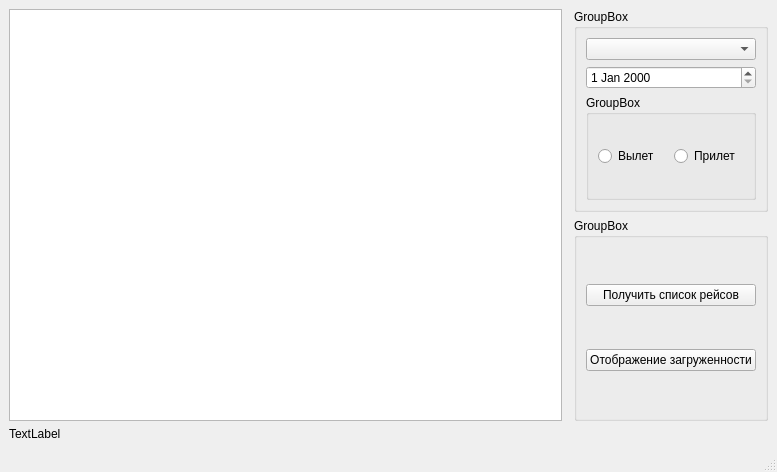
<?xml version="1.0" encoding="UTF-8"?>
<ui version="4.0">
 <class>MainWindow</class>
 <widget class="QMainWindow" name="MainWindow">
  <property name="geometry">
   <rect>
    <x>0</x>
    <y>0</y>
    <width>777</width>
    <height>472</height>
   </rect>
  </property>
  <property name="windowTitle">
   <string>MainWindow</string>
  </property>
  <widget class="QWidget" name="centralwidget">
   <layout class="QGridLayout" name="gridLayout">
    <item row="1" column="2">
     <widget class="QGroupBox" name="gb_commands">
      <property name="title">
       <string>GroupBox</string>
      </property>
      <layout class="QVBoxLayout" name="verticalLayout_2">
       <item>
        <widget class="QPushButton" name="pb_getListOfFlights">
         <property name="text">
          <string>Получить список рейсов</string>
         </property>
        </widget>
       </item>
       <item>
        <widget class="QPushButton" name="pb_getWorkload">
         <property name="text">
          <string>Отображение загруженности</string>
         </property>
        </widget>
       </item>
      </layout>
     </widget>
    </item>
    <item row="0" column="2">
     <widget class="QGroupBox" name="groupBox">
      <property name="title">
       <string>GroupBox</string>
      </property>
      <layout class="QVBoxLayout" name="verticalLayout">
       <item>
        <widget class="QComboBox" name="cb_listOfAirports"/>
       </item>
       <item>
        <widget class="QDateEdit" name="de_date"/>
       </item>
       <item>
        <widget class="QGroupBox" name="gb_direction">
         <property name="title">
          <string>GroupBox</string>
         </property>
         <layout class="QHBoxLayout" name="horizontalLayout_2">
          <item>
           <widget class="QRadioButton" name="rb_departure">
            <property name="text">
             <string>Вылет</string>
            </property>
           </widget>
          </item>
          <item>
           <widget class="QRadioButton" name="rb_arrival">
            <property name="text">
             <string>Прилет</string>
            </property>
           </widget>
          </item>
         </layout>
        </widget>
       </item>
      </layout>
     </widget>
    </item>
    <item row="2" column="0" colspan="3">
     <widget class="QLabel" name="lb_statusConnect">
      <property name="sizePolicy">
       <sizepolicy hsizetype="Preferred" vsizetype="Maximum">
        <horstretch>0</horstretch>
        <verstretch>0</verstretch>
       </sizepolicy>
      </property>
      <property name="text">
       <string>TextLabel</string>
      </property>
     </widget>
    </item>
    <item row="0" column="0" rowspan="2">
     <widget class="QTableView" name="tv_flights"/>
    </item>
   </layout>
  </widget>
  <widget class="QMenuBar" name="menubar">
   <property name="geometry">
    <rect>
     <x>0</x>
     <y>0</y>
     <width>777</width>
     <height>25</height>
    </rect>
   </property>
  </widget>
  <widget class="QStatusBar" name="statusbar"/>
 </widget>
 <resources/>
 <connections/>
</ui>
